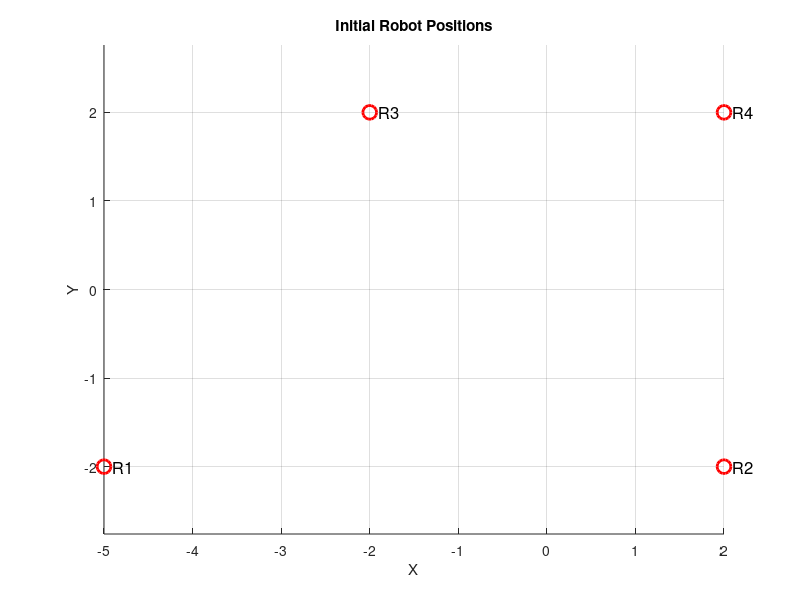

Write MATLAB code to recreate this figure. (Note: this script raises an error after producing the figure.)
fclose all; close all; clear all; clc;% Load data with original column names
% Main script
global global_noise_factor;
global global_noise_range;

global_noise_range = 0.1;
global_noise_factor = 0.1;


% Initial positions of robots
robot_start_positions = [-5 -2; 2 -2; -2 2; 2 2]
% robot_start_positions = [-5 -2; 2 -2; -2 2]
% robot_start_positions = [0 0; 5 0; 3 3; 0 5]
%       ; 2 2; 5 1; 0 2; 4 2];  % Each row is [x, y] for one robot 

positions = robot_start_positions;
figure;
hold on;
for i = 1:size(positions, 1)
    plot(positions(i,1), positions(i,2), 'ro', 'MarkerSize', 10, 'LineWidth', 2);
    text(positions(i,1)+0.1, positions(i,2), sprintf('R%d', i), 'FontSize', 12);
end
grid on;
xlabel('X');
ylabel('Y');
hold off;
title('Initial Robot Positions');
axis equal;

%% Start conditions
% Plot initial positions
actual_positions = robot_start_positions;


%% Movement
% Movement of robots one step at a time
% distances = computeDistances(actual_positions)
for i = 1:50
    actual_positions = move_robot_step(actual_positions, 1, -1, -1);
    actual_positions = move_robot_step(actual_positions, 2, 1, -1);
    actual_positions = move_robot_step(actual_positions, 3, -1, 1);
    actual_positions = move_robot_step(actual_positions, 4, 1, 1);
    
    plotRobotsAfter(actual_positions);

end


% [actual_positions,estimated_positions] = find_movement_vector(actual_positions,estimated_positions, 1, -1, -1, 0.1);

% [actual_positions,estimated_positions] = move_to_target(actual_positions,estimated_positions, 2, 1, -1, 0.1);
% [actual_positions,estimated_positions] = move_to_target(actual_positions,estimated_positions, 3, -1, 1, 0.1);
% [actual_positions,estimated_positions] = move_to_target(actual_positions,estimated_positions, 4, 1, 1, 0.1);




%% Final position plotting
positions = actual_positions;
for i = 1:size(positions, 1)
    plot(positions(i,1), positions(i,2), 'ro', 'MarkerSize', 10, 'LineWidth', 2);
end

%%
function actual_positions = move_robot_step(actual_positions, robot_id, target_x, target_y)
    [total_distance,angle] = find_movement_vector(actual_positions, robot_id, target_x, target_y);
    angle_noise_deg = -10 + (20)*rand();  % Random number between -10 and +10
    angle_noise_rad = deg2rad(angle_noise_deg);

    dx = 1/5*total_distance*cos(angle+angle_noise_rad);
    dy = 1/5*total_distance*sin(angle+angle_noise_rad);
    actual_positions = moveRobot(actual_positions, robot_id, dx, dy);
end

%%
function [total_distance,angle] = find_movement_vector(actual_positions, robot_id, target_x, target_y)
    % Step 1: Estimate current position using trilateration
    [x_est, y_est] = getEstimatedPosition(actual_positions, robot_id);
    
    % Step 2: Compute total displacement
    total_dx = target_x - x_est;
    total_dy = target_y - y_est;
    total_distance = norm([total_dx, total_dy]); % magnitude
    angle = atan2(total_dy,total_dx);            % direction
end

%% Function for trilateration
function [x_est, y_est] = getEstimatedPosition(actual_positions, robot_id)
    % robot_positions: n x 2 matrix [x, y]
    % distances:       n x n matrix (distance from i to j)
    % robot_id:        index of the current robot (1 to n)


    distances = computeDistances(actual_positions);
    
    [x_est, y_est] = Trilateration_2D(actual_positions, distances,robot_id);
end



%% Function for trilateration
function [x, y] = Trilateration_2D(actual_positions, distances,robot_id)

    n = size(actual_positions, 1);
    
    if robot_id > n || robot_id < 1
        error('robot_id is out of bounds.');
    end
    % Exclude the current robot
    idx = setdiff(1:n, robot_id);
    
    % Get neighbor positions and distances
    neighbor_positions = actual_positions(idx, :);
    neighbor_distances = distances(robot_id, idx)';

    x_prev = actual_positions(robot_id, 1);
    y_prev = actual_positions(robot_id, 2);
    
    % Combine into [x, y, d] format
    data = [neighbor_positions, neighbor_distances];

    n = size(data, 1);
    
    if n < 2
        error('At least two reference points are required.');
    elseif n == 2
        % Two-circle intersection (choose one of the two possible points)
        [x1, y1, d1] = deal(data(1,1), data(1,2), data(1,3));
        [x2, y2, d2] = deal(data(2,1), data(2,2), data(2,3));
        
        D = sqrt((x2 - x1)^2 + (y2 - y1)^2);
        
        if D > d1 + d2 || D < abs(d1 - d2) || D == 0
            error('No solution: the circles do not intersect or are coincident.');
        end
        
        % Intersection points
        a = (d1^2 - d2^2 + D^2) / (2 * D);
        px = x1 + a * (x2 - x1) / D;
        py = y1 + a * (y2 - y1) / D;
        h = sqrt(d1^2 - a^2);
        rx = -(y2 - y1) * (h / D);
        ry =  (x2 - x1) * (h / D);
        
        % Two possible solutions
        xA = px + rx;
        yA = py + ry;
        xB = px - rx;
        yB = py - ry;
        
        % Choose the closer one to the previous position
        distA = hypot(xA - x_prev, yA - y_prev);
        distB = hypot(xB - x_prev, yB - y_prev);
        
        if distA < distB
            x = xA;
            y = yA;
        else
            x = xB;
            y = yB;
        end
        
        % Save current position
        x_prev = x;
        y_prev = y;
        
    else
        % Least-squares trilateration for 3+ references
        A = [];
        b = [];
        x1 = data(1,1);
        y1 = data(1,2);
        d1 = data(1,3);

        for i = 2:n
            xi = data(i,1);
            yi = data(i,2);
            di = data(i,3);
            
            A_i = [2*(xi - x1), 2*(yi - y1)];
            b_i = d1^2 - di^2 + xi^2 - x1^2 + yi^2 - y1^2;
            
            A = [A; A_i];
            b = [b; b_i];
        end

        % Least-squares solution
        pos = (A\b);
        x = pos(1);
        y = pos(2);
    end
end


%% Function to plot robots
function plotRobotsAfter(positions)
    hold on;
    for i = 1:size(positions, 1)
        plot(positions(i,1), positions(i,2), 'bo', 'MarkerSize', 4, 'LineWidth', 2);
    end
end

%% Function to compute pairwise distances between robots
function distances = computeDistances(positions)
    n = size(positions, 1);
    distances = zeros(n);

    global global_noise_range;  % Declare the global variable
    % Distance + 10cm noise 
    %     noise_range = 0;  % 10 cm noise (in meters)
    %     noise_range = 0.1;  % 10 cm noise (in meters)
    noise_range = global_noise_range;

    for i = 1:n
        for j = 1:n
            if i ~= j
                dx = positions(i,1) - positions(j,1);
                dy = positions(i,2) - positions(j,2);
                true_dist = sqrt(dx^2 + dy^2);

                % Add uniform noise between -0.1 and +0.1
                noise = (rand() - 0.5) * 2 * noise_range;
                distances(i,j) = true_dist + noise;
            end
        end
    end

end

%% Function to move a robot
function updated_positions = moveRobot(positions, robot_id, dx, dy)
    % positions: current robot positions [n x 2]
    % robot_id: index of the robot being moved
    % dx, dy: movement in x and y directions
    % noise_factor: a small value representing how much noise is proportional to movement

    global global_noise_factor;  % Declare the global variable
    noise_factor = global_noise_factor;
%     noise_factor=0.01;
%     noise_factor=0.01;

    % Calculate the updated position
    updated_positions = positions;
    updated_positions(robot_id, 1) = updated_positions(robot_id, 1) + dx;
    updated_positions(robot_id, 2) = updated_positions(robot_id, 2) + dy;

    % Calculate the noise based on movement distance (proportional to dx, dy)
    noise_x = noise_factor * dx * (2*rand - 1);  % Random noise in x (range: -dx to +dx)
    noise_y = noise_factor * dy * (2*rand - 1);  % Random noise in y (range: -dy to +dy)

    % Apply the noise to the updated positions
    updated_positions(robot_id, 1) = updated_positions(robot_id, 1) + noise_x;
    updated_positions(robot_id, 2) = updated_positions(robot_id, 2) + noise_y;
end
